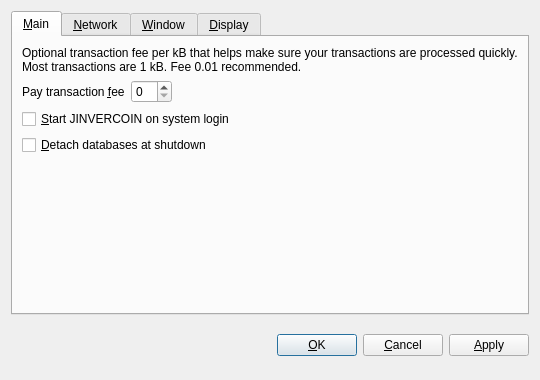
<?xml version="1.0" encoding="UTF-8"?>
<ui version="4.0">
 <class>OptionsDialog</class>
 <widget class="QDialog" name="OptionsDialog">
  <property name="geometry">
   <rect>
    <x>0</x>
    <y>0</y>
    <width>540</width>
    <height>380</height>
   </rect>
  </property>
  <property name="windowTitle">
   <string>Options</string>
  </property>
  <property name="modal">
   <bool>true</bool>
  </property>
  <layout class="QVBoxLayout" name="verticalLayout">
   <item>
    <widget class="QTabWidget" name="tabWidget">
     <property name="tabPosition">
      <enum>QTabWidget::North</enum>
     </property>
     <property name="currentIndex">
      <number>0</number>
     </property>
     <widget class="QWidget" name="tabMain">
      <attribute name="title">
       <string>&amp;Main</string>
      </attribute>
      <layout class="QVBoxLayout" name="verticalLayout_Main">
       <item>
        <widget class="QLabel" name="transactionFeeInfoLabel">
         <property name="text">
          <string>Optional transaction fee per kB that helps make sure your transactions are processed quickly. Most transactions are 1 kB. Fee 0.01 recommended.</string>
         </property>
         <property name="textFormat">
          <enum>Qt::PlainText</enum>
         </property>
         <property name="wordWrap">
          <bool>true</bool>
         </property>
        </widget>
       </item>
       <item>
        <layout class="QHBoxLayout" name="horizontalLayout_Main">
         <item>
          <widget class="QLabel" name="transactionFeeLabel">
           <property name="text">
            <string>Pay transaction &amp;fee</string>
           </property>
           <property name="textFormat">
            <enum>Qt::PlainText</enum>
           </property>
           <property name="buddy">
            <cstring>transactionFee</cstring>
           </property>
          </widget>
         </item>
         <item>
          <widget class="BitcoinAmountField" name="transactionFee"/>
         </item>
         <item>
          <spacer name="horizontalSpacer_Main">
           <property name="orientation">
            <enum>Qt::Horizontal</enum>
           </property>
           <property name="sizeHint" stdset="0">
            <size>
             <width>40</width>
             <height>20</height>
            </size>
           </property>
          </spacer>
         </item>
        </layout>
       </item>
       <item>
        <widget class="QCheckBox" name="bitcoinAtStartup">
         <property name="toolTip">
          <string>Automatically start JINVERCOIN after logging in to the system.</string>
         </property>
         <property name="text">
          <string>&amp;Start JINVERCOIN on system login</string>
         </property>
        </widget>
       </item>
       <item>
        <widget class="QCheckBox" name="detachDatabases">
         <property name="toolTip">
          <string>Detach block and address databases at shutdown. This means they can be moved to another data directory, but it slows down shutdown. The wallet is always detached.</string>
         </property>
         <property name="text">
          <string>&amp;Detach databases at shutdown</string>
         </property>
        </widget>
       </item>
       <item>
        <spacer name="verticalSpacer_Main">
         <property name="orientation">
          <enum>Qt::Vertical</enum>
         </property>
         <property name="sizeHint" stdset="0">
          <size>
           <width>20</width>
           <height>40</height>
          </size>
         </property>
        </spacer>
       </item>
      </layout>
     </widget>
     <widget class="QWidget" name="tabNetwork">
      <attribute name="title">
       <string>&amp;Network</string>
      </attribute>
      <layout class="QVBoxLayout" name="verticalLayout_Network">
       <item>
        <widget class="QCheckBox" name="mapPortUpnp">
         <property name="toolTip">
          <string>Automatically open the JINVERCOIN client port on the router. This only works when your router supports UPnP and it is enabled.</string>
         </property>
         <property name="text">
          <string>Map port using &amp;UPnP</string>
         </property>
        </widget>
       </item>
       <item>
        <widget class="QCheckBox" name="connectSocks">
         <property name="toolTip">
          <string>Connect to the JINVERCOIN network through a SOCKS proxy (e.g. when connecting through Tor).</string>
         </property>
         <property name="text">
          <string>&amp;Connect through SOCKS proxy:</string>
         </property>
        </widget>
       </item>
       <item>
        <layout class="QHBoxLayout" name="horizontalLayout_Network">
         <item>
          <widget class="QLabel" name="proxyIpLabel">
           <property name="text">
            <string>Proxy &amp;IP:</string>
           </property>
           <property name="textFormat">
            <enum>Qt::PlainText</enum>
           </property>
           <property name="buddy">
            <cstring>proxyIp</cstring>
           </property>
          </widget>
         </item>
         <item>
          <widget class="QValidatedLineEdit" name="proxyIp">
           <property name="maximumSize">
            <size>
             <width>140</width>
             <height>16777215</height>
            </size>
           </property>
           <property name="toolTip">
            <string>IP address of the proxy (e.g. 127.0.0.1)</string>
           </property>
          </widget>
         </item>
         <item>
          <widget class="QLabel" name="proxyPortLabel">
           <property name="text">
            <string>&amp;Port:</string>
           </property>
           <property name="textFormat">
            <enum>Qt::PlainText</enum>
           </property>
           <property name="buddy">
            <cstring>proxyPort</cstring>
           </property>
          </widget>
         </item>
         <item>
          <widget class="QLineEdit" name="proxyPort">
           <property name="maximumSize">
            <size>
             <width>55</width>
             <height>16777215</height>
            </size>
           </property>
           <property name="toolTip">
            <string>Port of the proxy (e.g. 9050)</string>
           </property>
          </widget>
         </item>
         <item>
          <widget class="QLabel" name="socksVersionLabel">
           <property name="text">
            <string>SOCKS &amp;Version:</string>
           </property>
           <property name="textFormat">
            <enum>Qt::PlainText</enum>
           </property>
           <property name="buddy">
            <cstring>socksVersion</cstring>
           </property>
          </widget>
         </item>
         <item>
          <widget class="QValueComboBox" name="socksVersion">
           <property name="toolTip">
            <string>SOCKS version of the proxy (e.g. 5)</string>
           </property>
          </widget>
         </item>
         <item>
          <spacer name="horizontalSpacer_Network">
           <property name="orientation">
            <enum>Qt::Horizontal</enum>
           </property>
           <property name="sizeHint" stdset="0">
            <size>
             <width>40</width>
             <height>20</height>
            </size>
           </property>
          </spacer>
         </item>
        </layout>
       </item>
       <item>
        <spacer name="verticalSpacer_Network">
         <property name="orientation">
          <enum>Qt::Vertical</enum>
         </property>
         <property name="sizeHint" stdset="0">
          <size>
           <width>20</width>
           <height>40</height>
          </size>
         </property>
        </spacer>
       </item>
      </layout>
     </widget>
     <widget class="QWidget" name="tabWindow">
      <attribute name="title">
       <string>&amp;Window</string>
      </attribute>
      <layout class="QVBoxLayout" name="verticalLayout_Window">
       <item>
        <widget class="QCheckBox" name="minimizeToTray">
         <property name="toolTip">
          <string>Show only a tray icon after minimizing the window.</string>
         </property>
         <property name="text">
          <string>&amp;Minimize to the tray instead of the taskbar</string>
         </property>
        </widget>
       </item>
       <item>
        <widget class="QCheckBox" name="minimizeOnClose">
         <property name="toolTip">
          <string>Minimize instead of exit the application when the window is closed. When this option is enabled, the application will be closed only after selecting Quit in the menu.</string>
         </property>
         <property name="text">
          <string>M&amp;inimize on close</string>
         </property>
        </widget>
       </item>
       <item>
        <spacer name="verticalSpacer_Window">
         <property name="orientation">
          <enum>Qt::Vertical</enum>
         </property>
         <property name="sizeHint" stdset="0">
          <size>
           <width>20</width>
           <height>40</height>
          </size>
         </property>
        </spacer>
       </item>
      </layout>
     </widget>
     <widget class="QWidget" name="tabDisplay">
      <attribute name="title">
       <string>&amp;Display</string>
      </attribute>
      <layout class="QVBoxLayout" name="verticalLayout_Display">
       <item>
        <layout class="QHBoxLayout" name="horizontalLayout_1_Display">
         <item>
          <widget class="QLabel" name="langLabel">
           <property name="text">
            <string>User Interface &amp;language:</string>
           </property>
           <property name="textFormat">
            <enum>Qt::PlainText</enum>
           </property>
           <property name="buddy">
            <cstring>lang</cstring>
           </property>
          </widget>
         </item>
         <item>
          <widget class="QValueComboBox" name="lang">
           <property name="toolTip">
            <string>The user interface language can be set here. This setting will take effect after restarting JINVERCOIN.</string>
           </property>
          </widget>
         </item>
        </layout>
       </item>
       <item>
        <layout class="QHBoxLayout" name="horizontalLayout_2_Display">
         <item>
          <widget class="QLabel" name="unitLabel">
           <property name="text">
            <string>&amp;Unit to show amounts in:</string>
           </property>
           <property name="textFormat">
            <enum>Qt::PlainText</enum>
           </property>
           <property name="buddy">
            <cstring>unit</cstring>
           </property>
          </widget>
         </item>
         <item>
          <widget class="QValueComboBox" name="unit">
           <property name="toolTip">
            <string>Choose the default subdivision unit to show in the interface and when sending coins.</string>
           </property>
          </widget>
         </item>
        </layout>
       </item>
       <item>
        <widget class="QCheckBox" name="displayAddresses">
         <property name="toolTip">
          <string>Whether to show JINVERCOIN addresses in the transaction list.</string>
         </property>
         <property name="text">
          <string>&amp;Display addresses in transaction list</string>
         </property>
        </widget>
       </item>
       <item>
        <widget class="QCheckBox" name="coinControlFeatures">
         <property name="toolTip">
          <string>Whether to show coin control features or not.</string>
         </property>
         <property name="text">
          <string>Display coin &amp;control features (experts only!)</string>
         </property>
        </widget>
       </item>
       <item>
        <spacer name="verticalSpacer_Display">
         <property name="orientation">
          <enum>Qt::Vertical</enum>
         </property>
         <property name="sizeHint" stdset="0">
          <size>
           <width>20</width>
           <height>40</height>
          </size>
         </property>
        </spacer>
       </item>
      </layout>
     </widget>
    </widget>
   </item>
   <item>
    <layout class="QHBoxLayout" name="horizontalLayout_Buttons">
     <item>
      <spacer name="horizontalSpacer_1">
       <property name="orientation">
        <enum>Qt::Horizontal</enum>
       </property>
       <property name="sizeHint" stdset="0">
        <size>
         <width>40</width>
         <height>48</height>
        </size>
       </property>
      </spacer>
     </item>
     <item>
      <widget class="QLabel" name="statusLabel">
       <property name="font">
        <font>
         <weight>75</weight>
         <bold>true</bold>
        </font>
       </property>
       <property name="text">
        <string/>
       </property>
       <property name="textFormat">
        <enum>Qt::PlainText</enum>
       </property>
       <property name="wordWrap">
        <bool>true</bool>
       </property>
      </widget>
     </item>
     <item>
      <spacer name="horizontalSpacer_2">
       <property name="orientation">
        <enum>Qt::Horizontal</enum>
       </property>
       <property name="sizeHint" stdset="0">
        <size>
         <width>40</width>
         <height>48</height>
        </size>
       </property>
      </spacer>
     </item>
     <item>
      <widget class="QPushButton" name="okButton">
       <property name="text">
        <string>&amp;OK</string>
       </property>
      </widget>
     </item>
     <item>
      <widget class="QPushButton" name="cancelButton">
       <property name="text">
        <string>&amp;Cancel</string>
       </property>
       <property name="autoDefault">
        <bool>false</bool>
       </property>
      </widget>
     </item>
     <item>
      <widget class="QPushButton" name="applyButton">
       <property name="text">
        <string>&amp;Apply</string>
       </property>
       <property name="autoDefault">
        <bool>false</bool>
       </property>
      </widget>
     </item>
    </layout>
   </item>
  </layout>
 </widget>
 <customwidgets>
  <customwidget>
   <class>BitcoinAmountField</class>
   <extends>QSpinBox</extends>
   <header>bitcoinamountfield.h</header>
  </customwidget>
  <customwidget>
   <class>QValueComboBox</class>
   <extends>QComboBox</extends>
   <header>qvaluecombobox.h</header>
  </customwidget>
  <customwidget>
   <class>QValidatedLineEdit</class>
   <extends>QLineEdit</extends>
   <header>qvalidatedlineedit.h</header>
  </customwidget>
 </customwidgets>
 <resources/>
 <connections/>
</ui>
